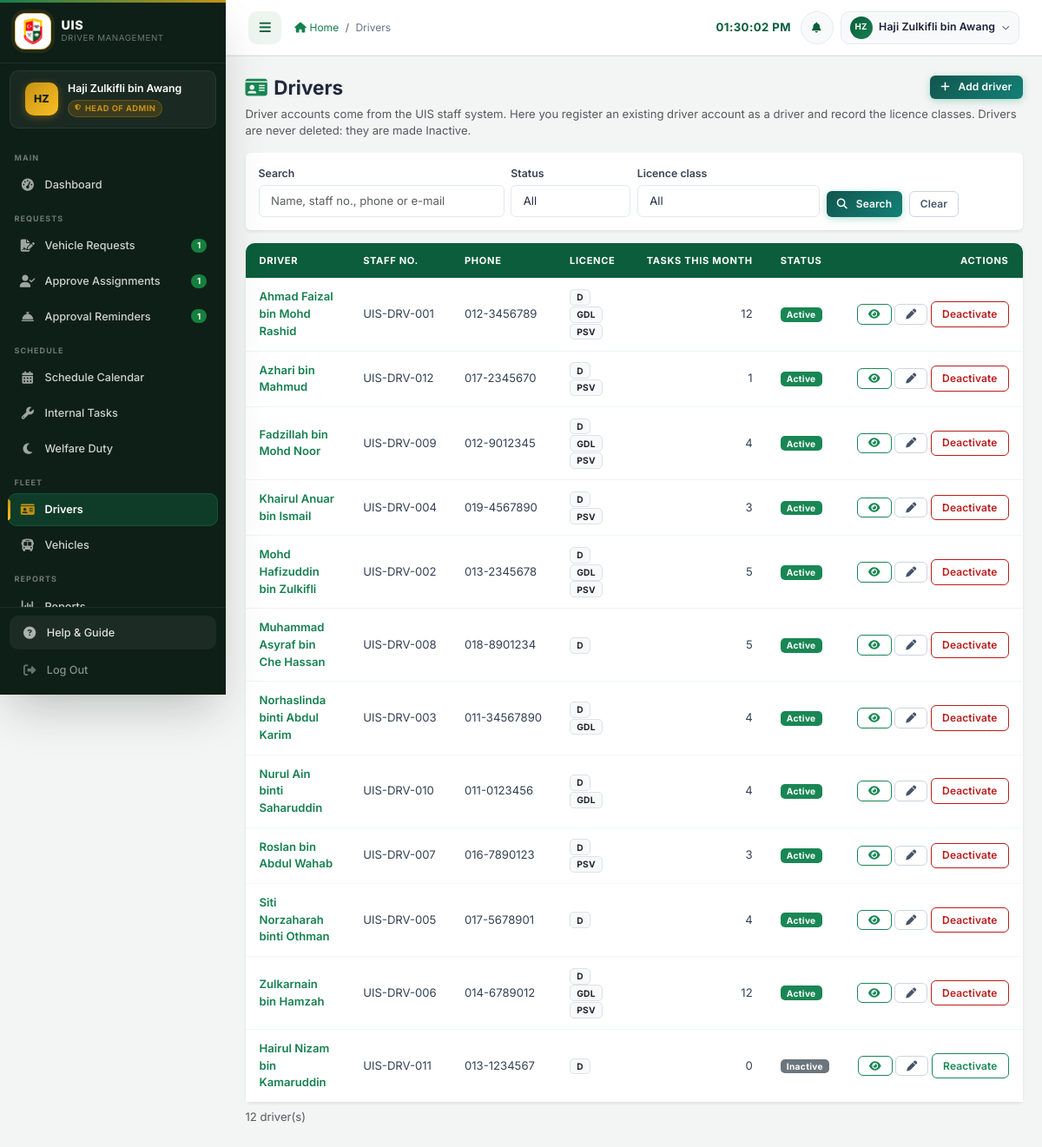
/admin/drivers.php (signed in), run on the app's committed database.
### tables this page shows
CREATE TABLE `users` (
  `user_id` int(11) NOT NULL AUTO_INCREMENT,
  `username` varchar(50) NOT NULL,
  `password` varchar(255) NOT NULL,
  `email` varchar(100) NOT NULL,
  `full_name` varchar(100) NOT NULL,
  `role` enum('admin','driver','staff','supervisor','head_admin') NOT NULL DEFAULT 'staff',
  `driver_id` int(11) DEFAULT NULL,
  `department` varchar(100) DEFAULT NULL,
  `supervisor_id` int(11) DEFAULT NULL,
  `created_at` timestamp NOT NULL DEFAULT current_timestamp(),
  `phone` varchar(30) DEFAULT NULL,
  `failed_attempts` tinyint(3) unsigned NOT NULL DEFAULT 0,
  `is_active` tinyint(1) NOT NULL DEFAULT 1,
  `last_login_at` datetime DEFAULT NULL,
  `locked_until` datetime DEFAULT NULL,
  PRIMARY KEY (`user_id`),
  UNIQUE KEY `uq_users_username` (`username`)
);

CREATE TABLE `drivers` (
  `driver_id` int(11) NOT NULL AUTO_INCREMENT,
  `employee_id` varchar(20) NOT NULL,
  `name` varchar(100) NOT NULL,
  `phone` varchar(20) DEFAULT NULL,
  `email` varchar(100) DEFAULT NULL,
  `address` text DEFAULT NULL,
  `experience_years` decimal(4,1) NOT NULL DEFAULT 0.0,
  `license_number` varchar(50) DEFAULT NULL,
  `license_class` varchar(10) DEFAULT NULL COMMENT 'comma list: B2,D,E',
  `license_expiry` date DEFAULT NULL,
  `status` enum('active','inactive') NOT NULL DEFAULT 'active',
  `photo` varchar(255) DEFAULT NULL COMMENT 'relative path under uploads/drivers/',
  `created_at` timestamp NOT NULL DEFAULT current_timestamp(),
  `updated_at` timestamp NOT NULL DEFAULT current_timestamp() ON UPDATE current_timestamp(),
  PRIMARY KEY (`driver_id`),
  UNIQUE KEY `uq_drivers_employee_id` (`employee_id`)
);

### includes/recommender.php (called while the page is built, shortened)
<?php
function driverMonthCounts(mysqli $conn, string $month): array
{
    $ws = substr(getSetting($conn, 'WORK_START'), 0, 5) . ':00';
    $we = substr(getSetting($conn, 'WORK_END'), 0, 5) . ':00';
    $from = $month . '-01';
    $to   = date('Y-m-t', strtotime($from));
    $stmt = $conn->prepare(
        "SELECT driver_id, COUNT(*) AS tasks, COALESCE(SUM(out_h), 0) AS outside, COALESCE(SUM(is_w), 0) AS welfare FROM (
             SELECT driver_id, (DAYOFWEEK(trip_date) IN (1, 7) OR start_time < ? OR end_time > ?) AS out_h, 0 AS is_w
               FROM schedules WHERE driver_id IS NOT NULL AND status <> 'cancelled' AND trip_date BETWEEN ? AND ?
             UNION ALL
             SELECT driver_id, (DAYOFWEEK(task_date) IN (1, 7) OR start_time < ? OR end_time > ?) AS out_h, 0 AS is_w
               FROM internal_tasks WHERE status = 'active' AND task_date BETWEEN ? AND ?
             UNION ALL
             SELECT driver_id, 0 AS out_h, 1 AS is_w FROM welfare_roster WHERE duty_date BETWEEN ? AND ?
         ) x GROUP BY driver_id"
    );
    $stmt->bind_param('ssssssssss', $ws, $we, $from, $to, $ws, $we, $from, $to, $from, $to);
    $stmt->execute();
    $out = [];
    foreach ($stmt->get_result()->fetch_all(MYSQLI_ASSOC) as $r) {
        $out[(int)$r['driver_id']] = ['tasks' => (int)$r['tasks'], 'outside' => (int)$r['outside'], 'welfare' => (int)$r['welfare']];
    }
    return $out;
}

### includes/workflow.php (called while the page is built, shortened)
<?php
function getSetting(mysqli $conn, string $key, ?string $default = null): ?string
{
    static $cache = null;
    if ($cache === null || isset($GLOBALS['__settings_dirty'])) {
        $cache = [];
        try {
            $r = $conn->query('SELECT setting_key, setting_value FROM settings');
            while ($r && ($row = $r->fetch_assoc())) { $cache[$row['setting_key']] = $row['setting_value']; }
        } catch (Throwable $e) {
        }
    }
    return $cache[$key] ?? ($default ?? (SETTING_DEFAULTS[$key] ?? null));
}
function getSettingInt(mysqli $conn, string $key): int
{
    return (int)getSetting($conn, $key);
}

### config/database.php (called while the page is built, shortened)
<?php
$conn = new mysqli(DB_HOST, DB_USER, DB_PASS, DB_NAME);
$conn->set_charset("utf8mb4");
$conn->query("SET time_zone = '+08:00'");
require_once __DIR__ . '/../includes/workflow.php';
require_once __DIR__ . '/../includes/recommender.php';
function runSecurityChecks(mysqli $conn): void
{
    $limit = max(1, getSettingInt($conn, 'SESSION_TIMEOUT_MIN')) * 60;
}
runSecurityChecks($conn);

### admin/drivers.php (the view, shortened to what this page needs)
<?php
require_once '../config/database.php';
require_once '../includes/admin_page.php';
require_once 'fleet_helpers.php';
$q       = mb_substr(trim((string)($_GET['q'] ?? '')), 0, 60);
$status  = in_array($_GET['status'] ?? '', ['active', 'inactive'], true) ? $_GET['status'] : '';
$licence = isset(LICENCE_CLASSES[$_GET['licence'] ?? '']) ? $_GET['licence'] : '';
$sql = 'SELECT d.*, u.username FROM drivers d LEFT JOIN users u ON u.driver_id = d.driver_id WHERE 1=1';
$sql .= ' ORDER BY d.status, d.name';
$stmt = $conn->prepare($sql);
$stmt->execute();
$drivers = $stmt->get_result()->fetch_all(MYSQLI_ASSOC);
$counts = driverMonthCounts($conn, date('Y-m'));
?>
    <div class="d-flex flex-wrap justify-content-between align-items-center mb-2 gap-2">
        <h4 class="fw-bold mb-0"><i class="fas fa-id-card text-success me-2"></i>Drivers</h4>
        <a href="add_driver.php" class="btn btn-success btn-sm"><i class="fas fa-plus me-1"></i>Add driver</a>
    </div>
    <p class="text-muted small">Driver accounts come from the UIS staff system. Here you register an existing driver account as a driver and record the licence classes. Drivers are never deleted: they are made Inactive.</p>
    <form method="get" class="card border-0 shadow-sm mb-3"><div class="card-body row g-2 align-items-end">
        <div class="col-12 col-md-4"><label class="form-label small mb-1" for="q">Search</label>
            <input class="form-control form-control-sm" id="q" name="q" value="<?= htmlspecialchars($q) ?>" placeholder="Name, staff no., phone or e-mail"></div>
        <div class="col-6 col-md-2"><label class="form-label small mb-1" for="status">Status</label>
            <select class="form-select form-select-sm" id="status" name="status"><option value="">All</option>
                <option value="active" <?= $status === 'active' ? 'selected' : '' ?>>Active</option><option value="inactive" <?= $status === 'inactive' ? 'selected' : '' ?>>Inactive</option></select></div>
        <div class="col-6 col-md-3"><label class="form-label small mb-1" for="licence">Licence class</label>
            <select class="form-select form-select-sm" id="licence" name="licence"><option value="">All</option>
                <?php foreach (LICENCE_CLASSES as $k => $l): ?><option value="<?= $k ?>" <?= $licence === $k ? 'selected' : '' ?>><?= htmlspecialchars($l) ?></option><?php endforeach; ?></select></div>
        <div class="col-12 col-md-3 d-flex gap-2"><button class="btn btn-success btn-sm" type="submit"><i class="fas fa-search me-1"></i>Search</button>
            <a class="btn btn-outline-secondary btn-sm" href="drivers.php">Clear</a></div>
    </div></form>
    <div class="card border-0 shadow-sm">
        <div class="table-responsive d-none d-md-block">
            <table class="table table-sm align-middle mb-0">
                <thead class="table-light"><tr><th>Driver</th><th>Staff no.</th><th>Phone</th><th>Licence</th><th class="text-end">Tasks this month</th><th>Status</th><th class="text-end">Actions</th></tr></thead>
                <tbody>
                <?php foreach ($drivers as $d): $id = (int)$d['driver_id']; $c = $counts[$id] ?? ['tasks' => 0]; ?>
                    <tr>
                        <td class="fw-semibold"><a class="text-decoration-none" href="view_driver.php?id=<?= $id ?>"><?= htmlspecialchars($d['name']) ?></a></td>
                        <td class="text-nowrap"><?= htmlspecialchars($d['employee_id']) ?></td>
                        <td class="text-nowrap"><?= htmlspecialchars((string)$d['phone']) ?></td>
                        <td><?= licenceBadges($d['license_class']) ?></td>
                        <td class="text-end"><?= (int)$c['tasks'] ?></td>
                        <td><span class="badge <?= $d['status'] === 'active' ? 'bg-success' : 'bg-secondary' ?>"><?= $d['status'] === 'active' ? 'Active' : 'Inactive' ?></span></td>
                        <td class="text-end text-nowrap">
                            <a class="btn btn-sm btn-outline-success" href="view_driver.php?id=<?= $id ?>" title="View"><i class="fas fa-eye"></i></a>
                            <a class="btn btn-sm btn-outline-secondary" href="edit_driver.php?id=<?= $id ?>" title="Edit"><i class="fas fa-pen"></i></a>
                            <?php if ($d['status'] === 'active'): ?>
                                <button class="btn btn-sm btn-outline-danger" data-fleet-url="../ajax/deactivate_driver.php" data-fleet-id="<?= $id ?>" data-fleet-confirm="Make <?= htmlspecialchars($d['name'], ENT_QUOTES) ?> Inactive?">Deactivate</button>
                            <?php else: ?>
                                <button class="btn btn-sm btn-outline-success" data-fleet-url="../ajax/deactivate_driver.php" data-fleet-id="<?= $id ?>" data-fleet-extra="reactivate=1" data-fleet-confirm="Make this driver Active again?">Reactivate</button>
                            <?php endif; ?>
                        </td>
                    </tr>
                <?php endforeach; ?>
                </tbody>
            </table>
        </div>
    </div>
    <p class="text-muted small mt-2"><?= count($drivers) ?> driver(s)</p>

### admin/fleet_helpers.php (shortened to what this page needs)
<?php
function licenceBadges(?string $list): string
{
    $html = '';
    foreach (array_filter(array_map('trim', explode(',', (string)$list))) as $c) {
        if (isset(LICENCE_CLASSES[$c])) { $html .= '<span class="badge bg-light text-dark border me-1">' . htmlspecialchars($c) . '</span>'; }
    }
    return $html !== '' ? $html : '<span class="text-muted">-</span>';
}
    ?>

### assets/css/style.css (style rules this page uses)
:root { --uis-primary: #0b5d3b; --uis-secondary: #15804f; --uis-accent: #c69214; --uis-light: #eef5f1; --uis-dark: #122018; --uis-success: #15803d; --uis-danger: #b91c1c; --uis-warning: #b45309; --uis-info: #0e7490; --grad-blue: linear-gradient(135deg, #0a4d31 0%, #0e6b45 100%); --grad-green: linear-gradient(135deg, #11564f 0%, #148076 100%); --grad-amber: linear-gradient(135deg, #8a6410 0%, #b58a1a 100%); --grad-red: linear-gradient(135deg, #7f1d1d 0%, #a82727 100%); --grad-purple: linear-gradient(135deg, #334155 0%, #475569 100%); --grad-teal: linear-gradient(135deg, #134e4a 0%, #0f766e 100%); --grad-sky: linear-gradient(135deg, #27556d 0%, #35708f 100%); --sidebar-width: 260px; --sidebar-bg: #0e1f17; --sidebar-text: rgba(255,255,255,.80); --sidebar-muted: rgba(255,255,255,.40); --sidebar-active-bg: rgba(21,128,79,.30); --sidebar-hover-bg: rgba(255,255,255,.06); --sidebar-border: rgba(255,255,255,.07); --header-height: 64px; --shadow-xs: 0 1px 3px rgba(18,32,24,.06), 0 1px 2px rgba(18,32,24,.04); --shadow-sm: 0 4px 6px -1px rgba(18,32,24,.08), 0 2px 4px -1px rgba(18,32,24,.05); --shadow-md: 0 10px 15px -3px rgba(18,32,24,.10), 0 4px 6px -2px rgba(18,32,24,.06); --shadow-lg: 0 20px 25px -5px rgba(18,32,24,.12), 0 10px 10px -5px rgba(18,32,24,.05); --shadow-xl: 0 25px 50px -12px rgba(18,32,24,.25); --shadow-glow-blue: var(--shadow-sm); --shadow-glow-green: var(--shadow-sm); --shadow-glow-amber: var(--shadow-sm); --shadow-glow-red: var(--shadow-sm); --radius-sm: 6px; --radius-md: 10px; --radius-lg: 14px; --radius-xl: 20px; --transition: all .25s cubic-bezier(.4,0,.2,1); --font-base: 'Inter', 'Segoe UI', system-ui, sans-serif; }
*,*::before,*::after { box-sizing: border-box; margin: 0; padding: 0; }
html { scroll-behavior: smooth; font-size: 15px; }
body { font-family: var(--font-base); background: #f3f5f4; color: #1e293b; min-height: 100vh; overflow-x: hidden; }
@media (min-width: 992px) { body { padding-left: var(--sidebar-width); padding-top: var(--header-height); transition: padding-left .3s ease; } }
a { color: var(--uis-secondary); text-decoration: none; transition: var(--transition); }
.table { width: 100%; margin-bottom: 0; font-size: .875rem; border-collapse: separate; border-spacing: 0; }
.table thead th { background: linear-gradient(135deg, var(--uis-primary) 0%, #0b5d3b 100%); color: #fff; font-weight: 700; font-size: .74rem; text-transform: uppercase; letter-spacing: .06em; padding: 12px 16px; border: none; white-space: nowrap; }
.table thead th:first-child { border-radius: var(--radius-md) 0 0 0; }
.table thead th:last-child { border-radius: 0 var(--radius-md) 0 0; }
.table tbody tr { transition: background .12s ease; }
.table tbody td { padding: 12px 16px; vertical-align: middle; border-bottom: 1px solid #f1f5f9; color: #334155; }
.table tbody tr:last-child td { border-bottom: none; }
.btn { border-radius: var(--radius-sm); font-size: .875rem; font-weight: 600; padding: .5rem 1.1rem; transition: var(--transition); display: inline-flex; align-items: center; gap: .4rem; cursor: pointer; text-decoration: none; line-height: 1.5; letter-spacing: .01em; }
.btn-success { background: var(--grad-green); border: none; color: #fff; box-shadow: 0 2px 8px rgba(5,150,105,.30); }
.btn-outline-secondary { border: 1.5px solid #cbd5e1; color: #475569; background: transparent; }
.btn-outline-danger { border: 1.5px solid var(--uis-danger); color: var(--uis-danger); background: transparent; }
.btn-sm { padding: .32rem .8rem; font-size: .80rem; }
.form-label { font-size: .82rem; font-weight: 600; color: #374151; margin-bottom: .3rem; display: block; }
.form-control, .form-select { border: 1.5px solid #e2e8f0; border-radius: var(--radius-sm); font-size: .875rem; color: #1e293b; background: #fff; padding: .5rem .9rem; transition: var(--transition); width: 100%; }
.badge { font-size: .68rem; font-weight: 700; padding: .32em .70em; border-radius: 5px; letter-spacing: .03em; }

### data on the page
users: driver.name "Ahmad Faizal bin Mohd Rashid", driver.employee_id "UIS-DRV-001", driver.phone "012-3456789", driver.license_class "D", driver.license_class "GDL", driver.license_class "PSV", tasks "12", shows "Active"
users: driver.name "Azhari bin Mahmud", driver.employee_id "UIS-DRV-012", driver.phone "017-2345670", driver.license_class "D", driver.license_class "PSV", tasks "1", shows "Active"
users: driver.name "Fadzillah bin Mohd Noor", driver.employee_id "UIS-DRV-009", driver.phone "012-9012345", driver.license_class "D", driver.license_class "GDL", driver.license_class "PSV", tasks "4", shows "Active"
users: driver.name "Khairul Anuar bin Ismail", driver.employee_id "UIS-DRV-004", driver.phone "019-4567890", driver.license_class "D", driver.license_class "PSV", tasks "3", shows "Active"
users: driver.name "Mohd Hafizuddin bin Zulkifli", driver.employee_id "UIS-DRV-002", driver.phone "013-2345678", driver.license_class "D", driver.license_class "GDL", driver.license_class "PSV", tasks "5", shows "Active"
users: driver.name "Muhammad Asyraf bin Che Hassan", driver.employee_id "UIS-DRV-008", driver.phone "018-8901234", driver.license_class "D", tasks "5", shows "Active"
users: driver.name "Norhaslinda binti Abdul Karim", driver.employee_id "UIS-DRV-003", driver.phone "011-34567890", driver.license_class "D", driver.license_class "GDL", tasks "4", shows "Active"
users: driver.name "Nurul Ain binti Saharuddin", driver.employee_id "UIS-DRV-010", driver.phone "011-0123456", driver.license_class "D", driver.license_class "GDL", tasks "4", shows "Active"
users: driver.name "Roslan bin Abdul Wahab", driver.employee_id "UIS-DRV-007", driver.phone "016-7890123", driver.license_class "D", driver.license_class "PSV", tasks "3", shows "Active"
users: driver.name "Siti Norzaharah binti Othman", driver.employee_id "UIS-DRV-005", driver.phone "017-5678901", driver.license_class "D", tasks "4", shows "Active"
users: driver.name "Zulkarnain bin Hamzah", driver.employee_id "UIS-DRV-006", driver.phone "014-6789012", driver.license_class "D", driver.license_class "GDL", driver.license_class "PSV", tasks "12", shows "Active"
users: driver.name "Hairul Nizam bin Kamaruddin", driver.employee_id "UIS-DRV-011", driver.phone "013-1234567", driver.license_class "D", tasks "0", shows "Inactive"

### other printed values
$initials "HZ"
$full_name "Haji Zulkifli bin Awang"
$role_label "HEAD OF ADMIN"
$_section "MAIN"
$_label "Dashboard"
$_section "REQUESTS"
$_label "Vehicle Requests"
$_badge[$_bk] "1"
$_label "Approve Assignments"
$_label "Approval Reminders"
$_section "SCHEDULE"
$_label "Schedule Calendar"
$_label "Internal Tasks"
$_label "Welfare Duty"
$_section "FLEET"
